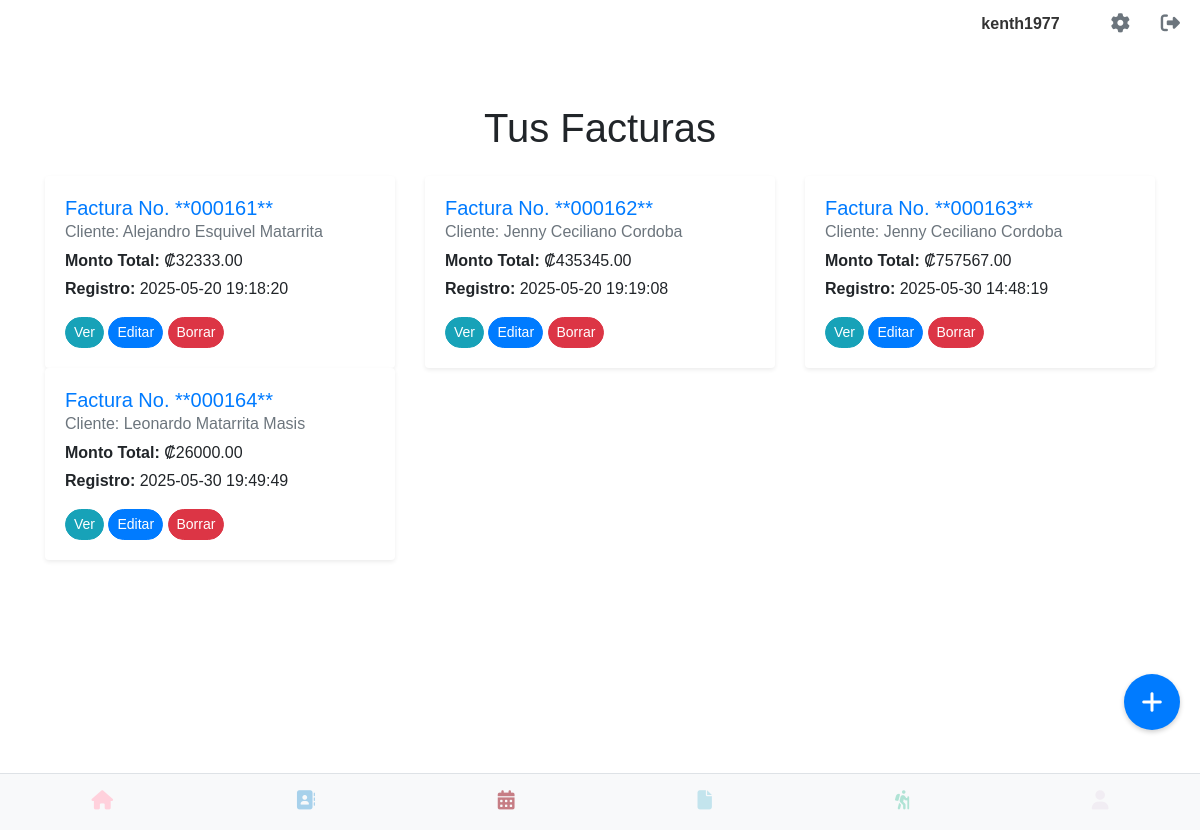
The app's page /ver_facturas (signed in) with its own data.
### models.py (models this page shows, shortened)
class User(UserMixin, db.Model):
    __tablename__ = 'users'
    id = db.Column(db.Integer, primary_key=True)
    username = db.Column(db.String(80), unique=True, nullable=False)
    email = db.Column(db.String(120), unique=True, nullable=False)
    cedula = db.Column(db.String(20), unique=True, nullable=False)
    telefono = db.Column(db.String(20), nullable=False)
    password_hash = db.Column(db.String(128))
    image_filename = db.Column(db.String(255), nullable=True)
    @property
    def is_active(self):
        return True

class Factura(db.Model):
    __tablename__ = 'facturas'
    id = db.Column(db.Integer, primary_key=True)
    numero_factura = db.Column(db.String(100), unique=True, nullable=False)
    fecha_emision = db.Column(db.Date, nullable=False, default=datetime.utcnow)
    cliente_id = db.Column(db.Integer, db.ForeignKey('contacto.id'), nullable=False)
    cliente = db.relationship('Contacto', backref=db.backref('facturas', lazy=True))
    descripcion = db.Column(db.Text)
    monto_total = db.Column(db.Numeric(10, 2), nullable=False)
    fecha_registro = db.Column(db.DateTime, default=datetime.utcnow)
    usuario_id = db.Column(db.Integer, db.ForeignKey('users.id'), nullable=False)
    usuario = db.relationship('User', backref=db.backref('facturas', lazy=True))
    interes = db.Column(db.String(50), nullable=True)
    realizado_por = db.Column(db.String(100), nullable=True)
    sinpe = db.Column(db.String(100), nullable=True)
    tipo_actividad = db.Column(db.String(100), nullable=True)
    nombre_actividad_etapa = db.Column(db.String(255), nullable=True)
    costo_actividad = db.Column(db.Numeric(10, 2), nullable=True)
    otras_descripcion = db.Column(db.Text, nullable=True)

class Contacto(db.Model):
    id = db.Column(db.Integer, primary_key=True)
    nombre = db.Column(db.String(100), nullable=False)
    primer_apellido = db.Column(db.String(100))
    segundo_apellido = db.Column(db.String(100))
    telefono = db.Column(db.String(20), nullable=False)
    movil = db.Column(db.String(20))
    email = db.Column(db.String(120))
    direccion = db.Column(db.String(200))
    actividad = db.Column(db.String(100))  # Corrección: Usando 'actividad' para el modelo
    tipo_actividad = db.Column(db.String(100)) # Manteniendo tipo_actividad si lo usas en el formulario
    nota = db.Column(db.Text)
    direccion_mapa = db.Column(db.String(255))
    avatar_path = db.Column(db.String(255)) # Para guardar la ruta del avatar
    fecha_ingreso = db.Column(db.DateTime, default=datetime.utcnow)
    usuario_id = db.Column(db.Integer, db.ForeignKey('users.id'), nullable=False)
    usuario = db.relationship('User', backref=db.backref('contactos', lazy=True))
    empresa = db.Column(db.String(100))
    sitio_web = db.Column(db.String(200))
    capacidad_persona = db.Column(db.String(20))
    participacion = db.Column(db.String(30))

### app.py (the view)
@app.route('/ver_facturas')
@login_required
def ver_facturas():
    facturas = Factura.query.filter_by(usuario_id=current_user.id).all()
    return render_template('ver_facturas.html', facturas=facturas, generate_csrf=generate_csrf)

### app.py (called while the page is built)
@login_manager.user_loader
def load_user(user_id):
    return User.query.get(int(user_id))

### templates/ver_facturas.html (shortened to what this page needs)
{% extends 'base.html' %}
{% block content %}
<div class="container mt-4">
    <h1 class="mb-4 text-center">Tus Facturas</h1>
    {% if facturas %}
    <div class="row row-cols-1 row-cols-md-2 row-cols-lg-3 g-4">
        {% for factura in facturas %}
        <div class="col">
            <div class="card h-100 shadow-sm border-0 rounded-3">
                <div class="card-body d-flex flex-column">
                    <h5 class="card-title text-primary mb-2">Factura No. **{{ factura.numero_factura }}**</h5>
                    <h6 class="card-subtitle mb-2 text-muted">
                        Cliente:
                        {% if factura.cliente %}
                            {{ factura.cliente.nombre.title() }}
                            {{ factura.cliente.primer_apellido.title() if factura.cliente.primer_apellido else '' }}
                            {{ factura.cliente.segundo_apellido.title() if factura.cliente.segundo_apellido else '' }}
                        {% else %}
                            N/A
                        {% endif %}
                    </h6>
                    <p class="card-text mb-1"><strong>Monto Total:</strong> ₡{{ "%.2f"|format(factura.monto_total) }}</p>
                    <p class="card-text mb-3 text-sm"><strong>Registro:</strong> {{ factura.fecha_registro.strftime('%Y-%m-%d %H:%M:%S') }}</p>
                    <div class="mt-auto d-grid gap-2 d-md-block">
                        <a href="{{ url_for('ver_detalle_factura', id=factura.id) }}" class="btn btn-info btn-sm rounded-pill mb-2 mb-md-0 me-md-2">Ver</a>
                        <a href="{{ url_for('editar_factura', id=factura.id) }}" class="btn btn-primary btn-sm rounded-pill mb-2 mb-md-0 me-md-2">Editar</a>
                        <button type="button" class="btn btn-danger btn-sm rounded-pill borrar-factura-btn-swal"
                                data-factura-id="{{ factura.id }}"
                                data-factura-numero="{{ factura.numero_factura }}"
                                data-factura-cliente="{{ factura.cliente.nombre | title }} {{ factura.cliente.primer_apellido | title or '' }} {{ factura.cliente.segundo_apellido | title or '' }}">
                            Borrar
                        </button>
                    </div>
                </div>
            </div>
        </div>
        {% endfor %}
    </div>
    {% else %}
    <p class="text-center mt-5">No hay facturas registradas. ¡Crea tu primera factura!</p>
    {% endif %}
</div>
<a href="{{ url_for('crear_factura') }}" class="floating-button">
    <i class="fas fa-plus"></i>
</a>
{% endblock %}

### templates/base.html (shortened to what this page needs)
<!DOCTYPE html>
<html lang="es">
<head>
    <link rel="stylesheet" type="text/css" href="{{ url_for('static', filename='css/main.css') }}">
    <link rel="stylesheet" href="https://cdn.jsdelivr.net/npm/sweetalert2@11/dist/sweetalert2.min.css">
</head>
<body>
	<div class="contactos-container">
    {% if current_user.is_authenticated %}
        <div class="top-right">
            <span class="username-display">{{ current_user.username }}</span>
            <a href="{{ url_for('perfil') }}" class="gear-icon"><i class="fas fa-cog"></i></a>
            <a href="{{ url_for('logout') }}" class="logout-icon"><i class="fas fa-sign-out-alt"></i></a>
        </div>
    {% endif %}
</div>
{% include "flash.html" %}
<div class="container-block margin-bottom-large">
    {% block content %}
    {% endblock %}
</div>
{% include "navbar.html" %}
</body>
</html>

### templates/flash.html (shortened to what this page needs)
<div class="container">
</div>

### templates/navbar.html
<nav class="magic-navbar">
    <div class="magic-nav-buttons">
        <div class="magic-nav-button">
            <a href="{{ url_for('index') }}">
                <i class="fas fa-home"></i>
            </a>
        </div>
        <div class="magic-nav-button">
            <a href="{{ url_for('listar_contacto') }}">
                <i class="fa-solid fa-address-book"></i>
            </a>
        </div>
        <div class="magic-nav-button">
            <a href="{{ url_for('calendario') }}">
                <i class="fa-solid fa-calendar-days"></i>
            </a>
        </div>
        <div class="magic-nav-button">
            <a href="{{ url_for('ver_facturas') }}">
                <i class="fa-solid fa-file"></i>
            </a>
        </div>
        <div class="magic-nav-button">
            <a href="{{ url_for('ver_eventos') }}">
                <i class="fa-solid fa-person-hiking"></i>
            </a>
        </div>
        <div class="magic-nav-button">
            {% if current_user.is_authenticated %}
                <a href="#" style="pointer-events: none; opacity: 0.2;">
                    <i class="fas fa-user"></i>
                </a>
            {% else %}
                <a href="{{ url_for('login') }}">
                    <i class="fas fa-user"></i>
                </a>
            {% endif %}
        </div>
    </div>
</nav>

### static/css/navbar.css (style rules this page uses)
.magic-navbar { background-color: #f8f9fa; color: #343a40; padding: 0.5rem 0; position: fixed; bottom: 0; left: 0; width: 100%; z-index: 1000; border-top: 1px solid #dee2e6; }
.magic-nav-buttons { display: flex; justify-content: space-around; align-items: center; }
.magic-nav-button { flex-grow: 1; text-align: center; padding: 0.5rem 0; }
.magic-nav-button a { display: block; color: inherit; text-decoration: none; }
.magic-nav-button i { font-size: 1.2rem; margin-bottom: 0.2rem; }
.magic-nav-button:nth-child(1) i { color: #FFD1DC; }
.magic-nav-button:nth-child(2) i { color: #A7D1EB; }
.magic-nav-button:nth-child(3) i { color: #c67D84; }
.magic-nav-button:nth-child(4) i { color: #C3E4ED; }
.magic-nav-button:nth-child(5) i { color: #B0E3D5; }
.magic-nav-button:nth-child(6) i { color: #D8BFD8; }

### static/css/base.css (style rules this page uses)
body { font-family: sans-serif; margin: 0; }
.margin-bottom-large { margin-bottom: 250px; }
.container { width: 80%; margin: 20px auto; padding: 20px; }
.top-right { position: absolute; top: 10px; right: 20px; display: flex; align-items: center; }
.gear-icon, .logout-icon { font-size: 24px; text-decoration: none; color: #333; margin-left: 15px; }
.username-display { margin-right: 20px; font-weight: bold; color: #333; }

### static/css/perfil.css (style rules this page uses)
body { font-family: sans-serif; margin: 20px; }

### static/css/listar_contacto.css (style rules this page uses)
.contactos-container { font-family: Arial, sans-serif; color: #333; }
.contactos-container .top-right { display: flex; justify-content: flex-end; align-items: center; gap: 1rem; padding-bottom: 1rem; }
.contactos-container .username-display { font-weight: bold; }
.contactos-container .gear-icon, .contactos-container .logout-icon { color: #6c757d; font-size: 1.2rem; text-decoration: none; }

### templates/ver_facturas.html (style rules this page uses)
.floating-button { position: fixed; bottom: 100px; right: 20px; background-color: #007bff; color: white; border-radius: 50%; width: 56px; height: 56px; display: flex; justify-content: center; align-items: center; font-size: 24px; box-shadow: 0 2px 5px rgba(0, 0, 0, 0.2); z-index: 1000; text-decoration: none; }

### records on screen
User: username "kenth1977"
Factura: numero_factura "000161", cliente.nombre "Alejandro", cliente.primer_apellido "Esquivel", cliente.segundo_apellido "Matarrita", monto_total "32333.00", fecha_registro "2025-05-20 19:18:20"
Factura: numero_factura "000162", cliente.nombre "Jenny", cliente.primer_apellido "Ceciliano", cliente.segundo_apellido "Cordoba", monto_total "435345.00", fecha_registro "2025-05-20 19:19:08"
Factura: numero_factura "000163", cliente.nombre "Jenny", cliente.primer_apellido "Ceciliano", cliente.segundo_apellido "Cordoba", monto_total "757567.00", fecha_registro "2025-05-30 14:48:19"
Factura: numero_factura "000164", cliente.nombre "Leonardo", cliente.primer_apellido "Matarrita", cliente.segundo_apellido "Masis", monto_total "26000.00", fecha_registro "2025-05-30 19:49:49"
